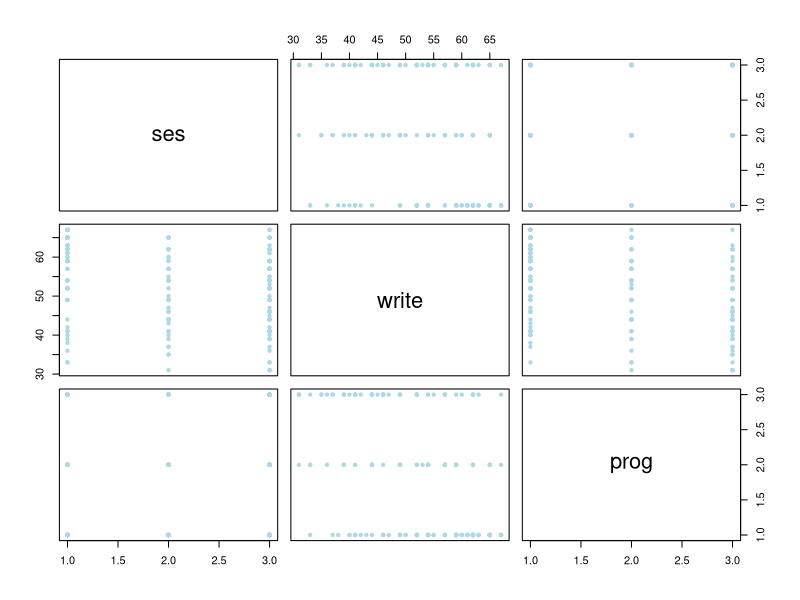
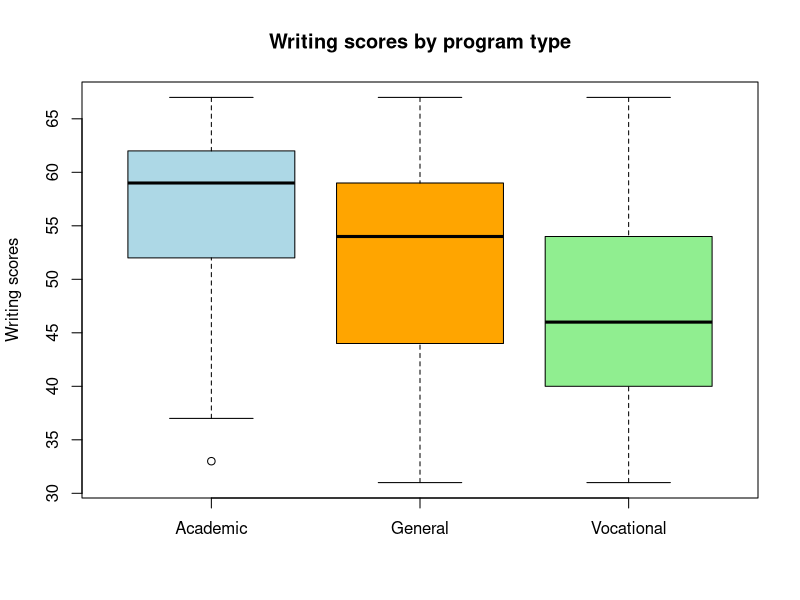
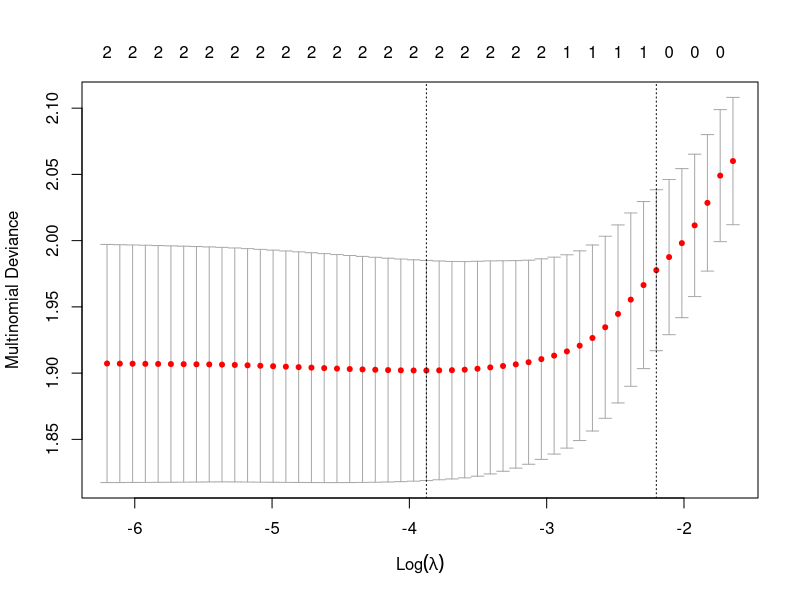

Write R code to recreate these figures, in order.
## ---- chunk 1
data<-read.csv("hsbdemo.csv")
data
## ---- chunk 2
df=data.frame(data$ses, data$write, data$prog)
colnames(df)<-c("ses", "write", "prog")
attach(df)
## ---- chunk 3
plot(df,
     pch=20, col="lightblue")
## ---- chunk 4
tab=table(ses, prog)
tab
## ---- chunk 5
chi2<-chisq.test(tab)
chi2
## ---- chunk 6
write.ac=write[which(prog=="academic")]
write.gen=write[which(prog=="general")]
write.voc=write[which(prog=="vocation")]

boxplot(write.ac,write.gen, write.voc,
  main = "Writing scores by program type",
  ylab = "Writing scores",
  names = c("Academic", "General", "Vocational"),
  col=c("lightblue", "orange", "lightgreen")
)
## ---- chunk 7
#install.packages("nnet")
library(nnet)
## ---- chunk 8
df$prog<-as.factor(df$prog)
df$prog.base <- relevel(df$prog, ref = "academic")
## ---- chunk 9
mn.fit<-multinom(prog.base ~ ses + write, data=df)
## ---- chunk 10
summary(mn.fit)
## ---- chunk 11
fitted.ps <- fitted(mn.fit)
fitted.ps
## ---- chunk 12
z.scores=z <- summary(mn.fit)$coefficients/summary(mn.fit)$standard.errors
p.val=1-pnorm(abs(z.scores))
p.val
## ---- chunk 13
pred.mn.tr=predict(mn.fit, newdata = df, "class")
#pred.mn.tr
ind.tr=(pred.mn.tr==prog)
mean(ind.tr)
## ---- chunk 14
new.data <- data.frame(ses = c("low", "middle", "high"), write = c(quantile(df$write, 0.25), median(df$write), quantile(df$write, 0.75)))
## ---- chunk 15
pred.mn=predict(mn.fit, newdata = new.data, "class")
pred.mn
## ---- chunk 16
#install.packages("glmnet")
library(glmnet)
## ---- chunk 17
library(caret)
## ---- chunk 18
temp.x=data.frame(data$ses, data$write)
## ---- chunk 19
dummy.x <- dummyVars(" ~ .", data = temp.x)
x <- as.matrix(predict(dummy.x, newdata = temp.x))
print(x)
## ---- chunk 20
y <- prog
#y
glm.fit <- glmnet(x, y, family = "multinomial")
#summary(glm.fit)
#glm.fit
predict(glm.fit, newx=x, s=0, type="response")
## ---- chunk 21
cv.fit <- cv.glmnet(x, y, family = "multinomial")
plot(cv.fit)
## ---- chunk 22
predict(cv.fit, newx = x, s = "lambda.min", type = "response")
## ---- chunk 23
preds=predict(cv.fit, newx = x, s = "lambda.min", type = "class")
#preds
ind=(preds==y)
mean(ind)
